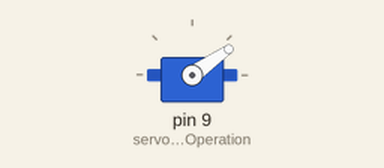
This sketch was run on a simulated Arduino Uno, built with avr-gcc and run on an emulated ATmega328P. Parts: servo.

Above: at 0.05 s.
Timing chart, 0 to 4.6 s (numbered marks = the images above):
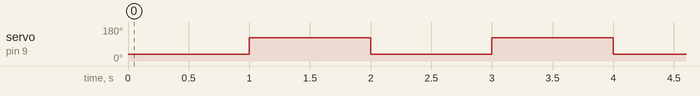

The sketch:

08SmartSystems-ServoMotorTest.ino
```cpp
#include <Servo.h>
Servo servoCraneOperation;

void setup(){
  servoCraneOperation.attach(9);
}

void loop()
{
  ServoMotorRotateDown();
  delay(1000);

  ServoMotorRotateUp();
  delay(1000);

}

/* CRANE MOVES DOWN */
void ServoMotorRotateDown()
{
  servoCraneOperation.writeMicroseconds (900);
}

/* CRANE MOVES UP AGAIN */
void ServoMotorRotateUp()
{
  servoCraneOperation.writeMicroseconds (1800);
}
```

Measured:
- by itself, servo on pin 9 (servoCraneOperation): alternates 122° for 1.0 s and 35° for 1.0 s
